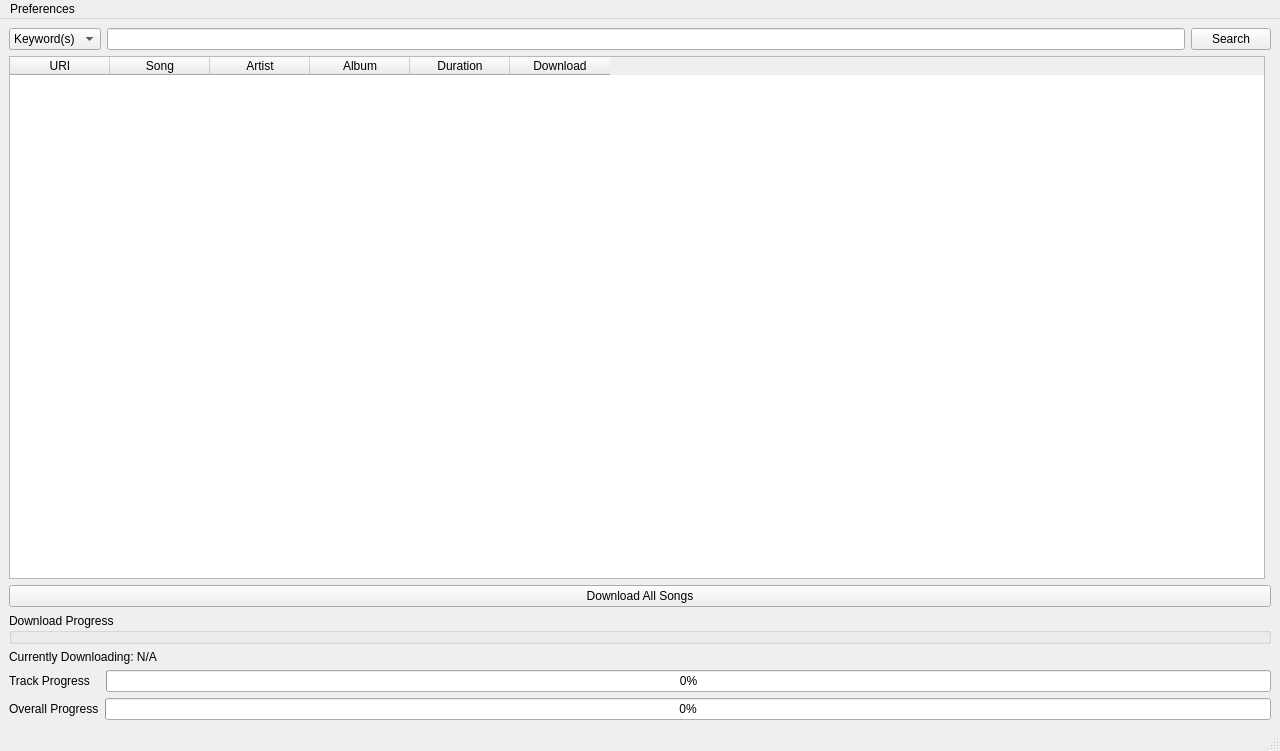
<?xml version="1.0" encoding="UTF-8"?>
<ui version="4.0">
 <class>mainWindow</class>
 <widget class="QMainWindow" name="mainWindow">
  <property name="geometry">
   <rect>
    <x>0</x>
    <y>0</y>
    <width>1280</width>
    <height>751</height>
   </rect>
  </property>
  <property name="windowTitle">
   <string>Spotify Ripper</string>
  </property>
  <property name="windowOpacity">
   <double>1.000000000000000</double>
  </property>
  <widget class="QWidget" name="centralwidget">
   <layout class="QGridLayout" name="gridLayout">
    <item row="1" column="0">
     <widget class="QTableWidget" name="results">
      <property name="maximumSize">
       <size>
        <width>1256</width>
        <height>16777215</height>
       </size>
      </property>
      <property name="cursor" stdset="0">
       <cursorShape>ArrowCursor</cursorShape>
      </property>
      <property name="sortingEnabled">
       <bool>true</bool>
      </property>
      <attribute name="horizontalHeaderDefaultSectionSize">
       <number>100</number>
      </attribute>
      <attribute name="horizontalHeaderShowSortIndicator" stdset="0">
       <bool>true</bool>
      </attribute>
      <attribute name="verticalHeaderMinimumSectionSize">
       <number>15</number>
      </attribute>
      <attribute name="verticalHeaderShowSortIndicator" stdset="0">
       <bool>false</bool>
      </attribute>
      <column>
       <property name="text">
        <string>URI</string>
       </property>
      </column>
      <column>
       <property name="text">
        <string>Song</string>
       </property>
      </column>
      <column>
       <property name="text">
        <string>Artist</string>
       </property>
      </column>
      <column>
       <property name="text">
        <string>Album</string>
       </property>
      </column>
      <column>
       <property name="text">
        <string>Duration</string>
       </property>
      </column>
      <column>
       <property name="text">
        <string>Download</string>
       </property>
      </column>
     </widget>
    </item>
    <item row="9" column="0">
     <layout class="QHBoxLayout" name="horizontalLayout_3">
      <item>
       <widget class="QLabel" name="label_3">
        <property name="text">
         <string>Overall Progress</string>
        </property>
       </widget>
      </item>
      <item>
       <widget class="QProgressBar" name="overall_progress">
        <property name="value">
         <number>0</number>
        </property>
       </widget>
      </item>
     </layout>
    </item>
    <item row="0" column="0">
     <layout class="QHBoxLayout" name="horizontalLayout">
      <item>
       <widget class="QComboBox" name="search_options">
        <item>
         <property name="text">
          <string>Keyword(s)</string>
         </property>
        </item>
        <item>
         <property name="text">
          <string>Track</string>
         </property>
        </item>
        <item>
         <property name="text">
          <string>Artist</string>
         </property>
        </item>
        <item>
         <property name="text">
          <string>Album</string>
         </property>
        </item>
        <item>
         <property name="text">
          <string>Playlist</string>
         </property>
        </item>
       </widget>
      </item>
      <item>
       <widget class="QLineEdit" name="search_bar">
        <property name="toolTip">
         <string>&lt;html&gt;&lt;head/&gt;&lt;body&gt;&lt;p&gt;Enter&lt;/p&gt;&lt;p&gt;&lt;br/&gt;&lt;/p&gt;&lt;/body&gt;&lt;/html&gt;</string>
        </property>
       </widget>
      </item>
      <item>
       <widget class="QPushButton" name="search_button">
        <property name="text">
         <string>Search</string>
        </property>
       </widget>
      </item>
     </layout>
    </item>
    <item row="7" column="0">
     <layout class="QHBoxLayout" name="horizontalLayout_2">
      <item>
       <widget class="QLabel" name="label_2">
        <property name="text">
         <string>Track Progress   </string>
        </property>
       </widget>
      </item>
      <item>
       <widget class="QProgressBar" name="track_progress">
        <property name="value">
         <number>0</number>
        </property>
       </widget>
      </item>
     </layout>
    </item>
    <item row="2" column="0">
     <widget class="QPushButton" name="download_all_songs_button">
      <property name="text">
       <string>Download All Songs</string>
      </property>
     </widget>
    </item>
    <item row="3" column="0">
     <widget class="QGroupBox" name="groupBox">
      <property name="title">
       <string>Download Progress</string>
      </property>
     </widget>
    </item>
    <item row="4" column="0" rowspan="2">
     <widget class="QLabel" name="current_download">
      <property name="text">
       <string>Currently Downloading: N/A</string>
      </property>
     </widget>
    </item>
   </layout>
  </widget>
  <widget class="QMenuBar" name="menubar">
   <property name="geometry">
    <rect>
     <x>0</x>
     <y>0</y>
     <width>1280</width>
     <height>22</height>
    </rect>
   </property>
   <widget class="QMenu" name="menuSpotify_Ripper">
    <property name="title">
     <string>Preferences</string>
    </property>
    <addaction name="actionSpotify_Login_Details"/>
    <addaction name="actionDownload_Preferences"/>
   </widget>
   <addaction name="menuSpotify_Ripper"/>
  </widget>
  <widget class="QStatusBar" name="statusbar"/>
  <action name="actionSpotify_Login_Details">
   <property name="text">
    <string>Spotify Login Details</string>
   </property>
  </action>
  <action name="actionDownload_Preferences">
   <property name="text">
    <string>Download Preferences</string>
   </property>
  </action>
 </widget>
 <resources/>
 <connections/>
</ui>
